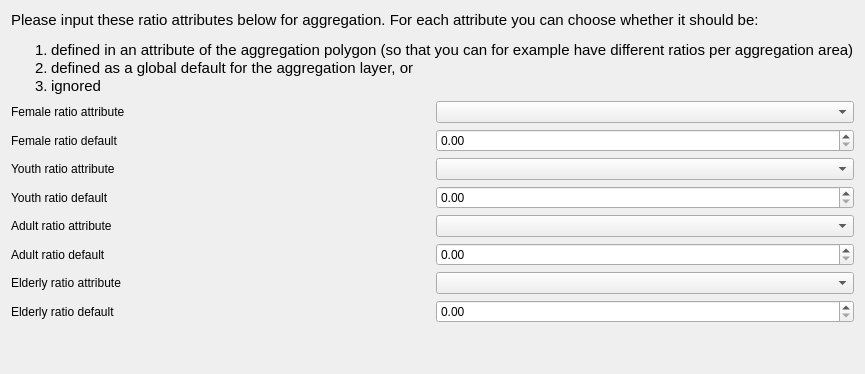
     <widget class="QWidget" name="pg7Aggregations">
      <property name="enabled">
       <bool>true</bool>
      </property>
      <layout class="QVBoxLayout" name="verticalLayout_8">
       <item>
        <widget class="QLabel" name="lblAggregation">
         <property name="font">
          <font>
           <family>Ubuntu</family>
           <pointsize>11</pointsize>
           <weight>50</weight>
           <italic>false</italic>
           <bold>false</bold>
          </font>
         </property>
         <property name="styleSheet">
          <string notr="true">font: 11pt &quot;Ubuntu&quot;;</string>
         </property>
         <property name="text">
          <string>&lt;html&gt;&lt;head/&gt;&lt;body&gt;
&lt;p&gt;Please input these ratio attributes below for aggregation. For each attribute you can choose whether it should be:&lt;/p&gt;
&lt;ol&gt;&lt;li&gt;defined in an attribute of the aggregation polygon (so that you can for example have different ratios per aggregation area)&lt;/li&gt;&lt;li&gt;defined as a global default for the aggregation layer, or&lt;/li&gt;&lt;li&gt;ignored&lt;/li&gt;&lt;/body&gt;&lt;/html&gt;</string>
         </property>
        </widget>
       </item>
       <item>
        <layout class="QGridLayout" name="gridLayout_7">
         <item row="2" column="0">
          <widget class="QLabel" name="lblYouthRatioAttribute">
           <property name="styleSheet">
            <string notr="true">font: 11pt &quot;Ubuntu&quot;;</string>
           </property>
           <property name="text">
            <string>Youth ratio attribute</string>
           </property>
          </widget>
         </item>
         <item row="1" column="1">
          <widget class="QDoubleSpinBox" name="dsbFemaleRatioDefault">
           <property name="styleSheet">
            <string notr="true">font: 11pt &quot;Ubuntu&quot;;</string>
           </property>
           <property name="maximum">
            <double>1.000000000000000</double>
           </property>
           <property name="singleStep">
            <double>0.010000000000000</double>
           </property>
          </widget>
         </item>
         <item row="2" column="1">
          <widget class="QComboBox" name="cboYouthRatioAttribute">
           <property name="styleSheet">
            <string notr="true">font: 11pt &quot;Ubuntu&quot;;</string>
           </property>
          </widget>
         </item>
         <item row="4" column="0">
          <widget class="QLabel" name="lblAdultRatioAttribute">
           <property name="styleSheet">
            <string notr="true">font: 11pt &quot;Ubuntu&quot;;</string>
           </property>
           <property name="text">
            <string>Adult ratio attribute</string>
           </property>
          </widget>
         </item>
         <item row="5" column="1">
          <widget class="QDoubleSpinBox" name="dsbAdultRatioDefault">
           <property name="styleSheet">
            <string notr="true">font: 11pt &quot;Ubuntu&quot;;</string>
           </property>
           <property name="maximum">
            <double>1.000000000000000</double>
           </property>
           <property name="singleStep">
            <double>0.010000000000000</double>
           </property>
          </widget>
         </item>
         <item row="6" column="1">
          <widget class="QComboBox" name="cboElderlyRatioAttribute">
           <property name="styleSheet">
            <string notr="true">font: 11pt &quot;Ubuntu&quot;;</string>
           </property>
          </widget>
         </item>
         <item row="0" column="1">
          <widget class="QComboBox" name="cboFemaleRatioAttribute">
           <property name="styleSheet">
            <string notr="true">font: 11pt &quot;Ubuntu&quot;;</string>
           </property>
          </widget>
         </item>
         <item row="1" column="0">
          <widget class="QLabel" name="lblFemaleRatioDefault">
           <property name="styleSheet">
            <string notr="true">font: 11pt &quot;Ubuntu&quot;;</string>
           </property>
           <property name="text">
            <string>Female ratio default</string>
           </property>
          </widget>
         </item>
         <item row="5" column="0">
          <widget class="QLabel" name="lblAdultRatioDefault">
           <property name="styleSheet">
            <string notr="true">font: 11pt &quot;Ubuntu&quot;;</string>
           </property>
           <property name="text">
            <string>Adult ratio default</string>
           </property>
          </widget>
         </item>
         <item row="6" column="0">
          <widget class="QLabel" name="lblElderlyRatioAttribute">
           <property name="styleSheet">
            <string notr="true">font: 11pt &quot;Ubuntu&quot;;</string>
           </property>
           <property name="text">
            <string>Elderly ratio attribute</string>
           </property>
          </widget>
         </item>
         <item row="4" column="1">
          <widget class="QComboBox" name="cboAdultRatioAttribute">
           <property name="styleSheet">
            <string notr="true">font: 11pt &quot;Ubuntu&quot;;</string>
           </property>
          </widget>
         </item>
         <item row="3" column="1">
          <widget class="QDoubleSpinBox" name="dsbYouthRatioDefault">
           <property name="styleSheet">
            <string notr="true">font: 11pt &quot;Ubuntu&quot;;</string>
           </property>
           <property name="maximum">
            <double>1.000000000000000</double>
           </property>
           <property name="singleStep">
            <double>0.010000000000000</double>
           </property>
          </widget>
         </item>
         <item row="0" column="0">
          <widget class="QLabel" name="lblFemaleRatioAttribute">
           <property name="styleSheet">
            <string notr="true">font: 11pt &quot;Ubuntu&quot;;</string>
           </property>
           <property name="text">
            <string>Female ratio attribute</string>
           </property>
          </widget>
         </item>
         <item row="7" column="0">
          <widget class="QLabel" name="lblElderlyRatioDefault">
           <property name="styleSheet">
            <string notr="true">font: 11pt &quot;Ubuntu&quot;;</string>
           </property>
           <property name="text">
            <string>Elderly ratio default</string>
           </property>
          </widget>
         </item>
         <item row="7" column="1">
          <widget class="QDoubleSpinBox" name="dsbElderlyRatioDefault">
           <property name="styleSheet">
            <string notr="true">font: 11pt &quot;Ubuntu&quot;;</string>
           </property>
           <property name="maximum">
            <double>1.000000000000000</double>
           </property>
           <property name="singleStep">
            <double>0.010000000000000</double>
           </property>
          </widget>
         </item>
         <item row="3" column="0">
          <widget class="QLabel" name="lblYouthRatioDefault">
           <property name="styleSheet">
            <string notr="true">font: 11pt &quot;Ubuntu&quot;;</string>
           </property>
           <property name="text">
            <string>Youth ratio default</string>
           </property>
          </widget>
         </item>
        </layout>
       </item>
       <item>
        <spacer name="verticalSpacer_22">
         <property name="orientation">
          <enum>Qt::Vertical</enum>
         </property>
         <property name="sizeHint" stdset="0">
          <size>
           <width>20</width>
           <height>40</height>
          </size>
         </property>
        </spacer>
       </item>
      </layout>
     </widget>
